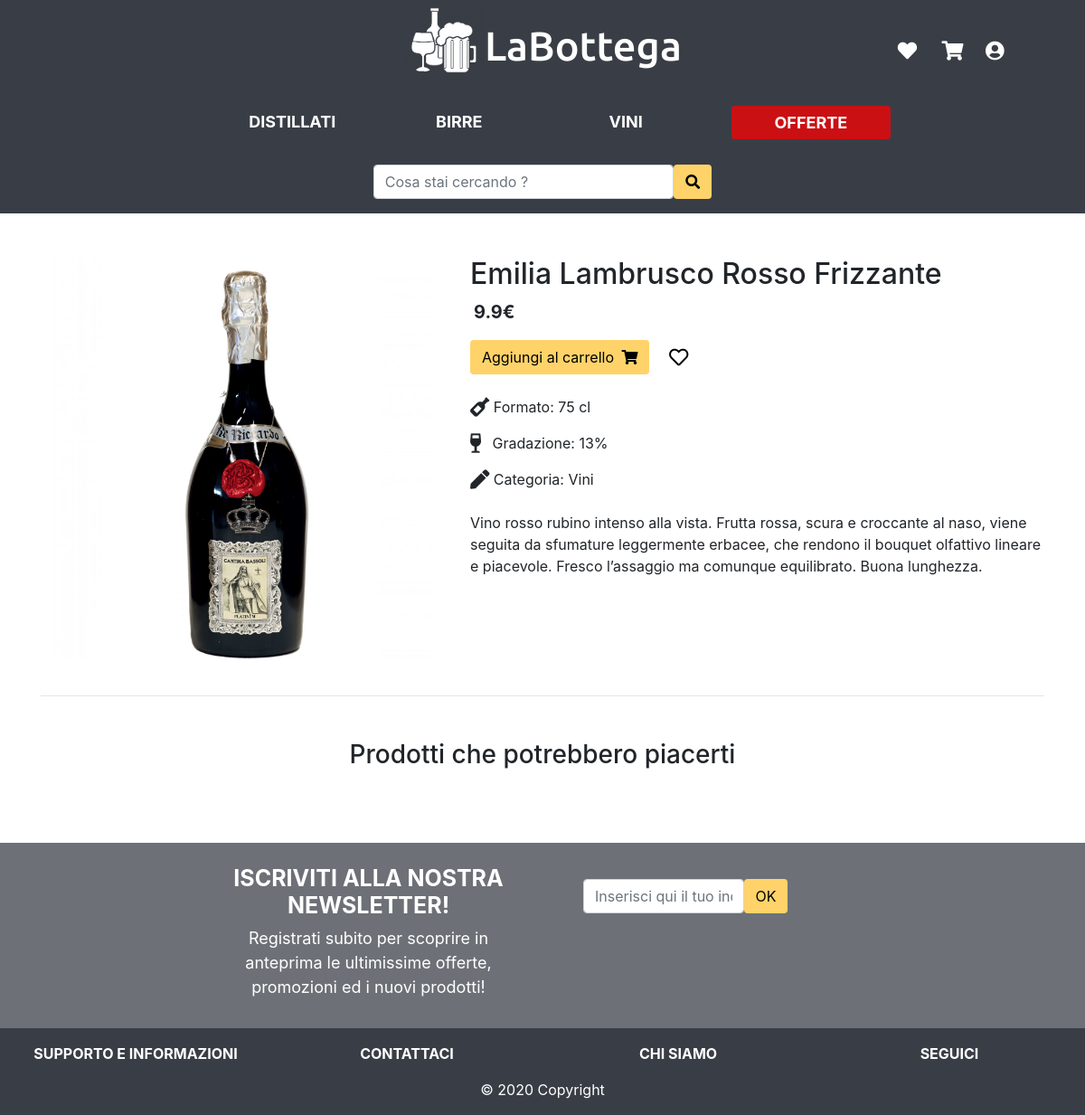
/prodotto.php?id=35, run on the app's committed database.
### tables this page shows
CREATE TABLE IF NOT EXISTS  `categorie` (
    `id` INT NOT NULL AUTO_INCREMENT,
    `nome` VARCHAR(15) NOT NULL,
    PRIMARY KEY (`id`)
);

CREATE TABLE IF NOT EXISTS `prodotti` (
    `id` INT NOT NULL AUTO_INCREMENT,
    `nome` VARCHAR(50) NOT NULL,
    `marca` VARCHAR(30) NOT NULL,
    `descrizione` VARCHAR(600) NOT NULL,
    `prezzo` FLOAT(10) NOT NULL,
    `immagine` VARCHAR(100) NOT NULL,
    `quantità` INT(3) NOT NULL,
    `idSottoCategoria` INT(11) NOT NULL,
    `dataInserimento` DATE DEFAULT CURRENT_DATE,
    `sconto` INT(3) DEFAULT 0,
    `gradazione` VARCHAR(20),
    `formato` VARCHAR(20),
    PRIMARY KEY (`id`),
    FOREIGN KEY (`idSottoCategoria`) REFERENCES `sottoCategorie`(`id`)
);

### prodotto.php (called while the page is built, shortened)
<?php
require_once 'bootstrap.php';
$templateParams["js"] = JS_ROOT."prodotto.js";
$templateParams["titolo"] = "LaBottega - Prodotto";
$templateParams["pagina"] = "prodotto_template.php";
$templateParams["categorie"] = $dbh->getCategories();
$templateParams["sottoCategorie"] = $dbh->getSubCategories();
$templateParams["prodottiConsigliati"] = [];
if (isset($_GET["id"])){
    $prodotto = $dbh->getProductById((int)$_GET["id"]);
    $consigliati = [];
    $templateParams["prodottiConsigliati"] = $consigliati;
}
require 'template/base.php';
?>

### utils/login-functions.php (called while the page is built, shortened)
<?php
function isUserLoggedIn(){
    return !empty($_SESSION['id']);
}
?>

### database/database.php (called while the page is built, shortened)
<?php
class DatabaseHelper
{
    private $db;
    public function __construct($servername, $username, $password, $dbname, $port)
    {
        $this->db = new mysqli($servername, $username, $password, $dbname, $port);
    }
    public function getProductById($productId)
    {
        $stmt = $this->db->prepare("SELECT ROUND((prezzo - prezzo*sconto/100), 2) as prezzoFin, prodotti.id as id, prodotti.nome as nome, marca, descrizione, prezzo, quantità, idSottoCategoria, immagine, sconto, dataInserimento, idCategoria, gradazione, formato, categorie.nome as nomeCategoria FROM prodotti, sottoCategorie, categorie WHERE prodotti.idSottoCategoria = sottoCategorie.id && sottoCategorie.idCategoria = categorie.id && prodotti.id = ?");
        $stmt->bind_param('i', $productId);
        $stmt->execute();
        $result = $stmt->get_result();
        $result = $result->fetch_all(MYSQLI_ASSOC);
        return $result[0];
    }
    public function getCategories()
    {
        $stmt = $this->db->prepare("SELECT id,nome FROM categorie");
        $stmt->execute();
        $result = $stmt->get_result();
        return $result->fetch_all(MYSQLI_ASSOC);
    }
    public function getSubCategories()
    {
        $stmt = $this->db->prepare("SELECT id,nome,idCategoria FROM sottoCategorie");
        $stmt->execute();
        $result = $stmt->get_result();
        return $result->fetch_all(MYSQLI_ASSOC);
    }
}
?>

### bootstrap.php (called while the page is built, shortened)
<?php
    require_once("database/database.php");
    require_once("utils/login-functions.php");
    $dbh = new DatabaseHelper("localhost", "root", "", "labottega", 3306);
?>

### template/prodotto_template.php (the view, shortened to what this page needs)
<div class="mt-5">
    <div class="container dark-grey-text mt-5">
        <div class="row">
            <div class="col-md-5 mb-4">
                <img src="<?php echo IMG_ROOT . $prodotto["immagine"]; ?>" class="img-fluid" alt="">
            </div>
            <div class="col-md-7 mb-4">
                <h2 class="text-center text-md-left"><?php echo $prodotto["nome"] ?></h2>
                <div class="text-center text-md-left">
                    <p class="lead">
                        <?php if ($prodotto["sconto"] > 0) : ?>
                            <span class="text-danger font-weight-bold"><?php echo $prodotto["prezzoFin"]; ?>€</span>
                            <span class="text-grey"><s><?php echo $prodotto["prezzo"]; ?>€</s></span>
                        <?php else : ?>
                            <span class="font-weight-bold mx-1"><?php echo $prodotto["prezzo"]; ?>€</span>
                        <?php endif; ?>
                    </p>
                    <div class="buttons">
                        <form class="addToCartForm d-inline justify-content-center justify-content-md-start">
                            <button class="btn addToCartButton" type="submit">Aggiungi al carrello
                                <i class="fas fa-shopping-cart ml-1"></i>
                            </button>
                        </form>
                        <?php if (isUserLoggedIn()) : ?>
                            <?php if (!in_array($prodotto["id"], $templateParams["wishlist"])) : ?>
                                <form class="d-inline addToWishListForm">
                                    <button class="btn bg-transparent px-3 material-tooltip-main">
                                        <i class="far fa-heart fa-lg"></i>
                                    </button>
                                    <input type="hidden" class="productId" value="<?php echo $prodotto["id"]; ?>" />
                                </form>
                            <?php else : ?>
                                <form class="d-inline removeFromWishListForm">
                                    <button class="btn bg-transparent px-3 material-tooltip-main">
                                        <i class="red-icon fas fa-heart fa-lg"></i>
                                    </button>
                                    <input type="hidden" class="productId" value="<?php echo $prodotto["id"]; ?>" />
                                </form>
                            <?php endif; ?>
                        <?php else : ?>
                            <a href="login.php">
                                <button class="btn bg-transparent px-3 material-tooltip-main">
                                    <i class="far fa-heart fa-lg"></i>
                                </button>
                            </a>
                        <?php endif; ?>
                    </div>
                    <ul class="mt-4 list-unstyled">
                        <li class="mt-3 ">
                            <i class="fas fa-lg fa-wine-bottle"></i>
                            <p class="d-inline">Formato: <?php echo $prodotto["formato"]; ?></p>
                        </li>
                        <li class="mt-3">
                            <i class="pr-2 fas fa-lg fa-wine-glass-alt"></i>
                            <p class="d-inline">Gradazione: <?php echo $prodotto["gradazione"]; ?>%</p>
                        </li>
                        <li class="mt-3">
                            <i class="fas fa-lg fa-pen"></i>
                            <p class="d-inline">Categoria: <?php echo $prodotto["nomeCategoria"]; ?></p>
                        </li>
                    </ul>
                <p class="mt-4"><?php echo $prodotto["descrizione"]; ?></p>
            </div>
        </div>
    </div>
    <hr />
</div>
<?php
require("prodotti_consigliati.php");
?>
</div>

### template/header.php (shortened to what this page needs)
<div class="header-section row align-items-center">
    <div class="col-md-3"></div>
    <div class="col-8 col-md-6">
        <div class="row justify-content-md-center">
            <img id="logo" src="public/img/logo2.png" alt="" />
            <h1 class="pt-4"><a class="text-white" href="index.php" id="title-link">LaBottega</a></h1>
        </div>
    </div>
    <div id="icon-container" class="text-right text-md-center col-4 pt-4 col-md-3 ">
        <div class="row">
        <div class="col-md-3"></div>
        <div class="col-md-6">
        <div class="row">
        <a href="lista_desideri.php" class="icon-link pr-md-2 col-4"><i class="white-icon fas fa-heart fa-lg"></i></a>
        <a href="carrello.php" class="icon-link pr-md-2 col-4"><i class="white-icon fas fa-shopping-cart fa-lg"></i></a>
        <?php if (isUserLoggedIn()) : ?>
            <a class="dropdown-toggle col-4" id="navbarDropdownMenuLink-4" data-toggle="dropdown" aria-haspopup="true" aria-expanded="false">
                <i class="white-icon fas fa-user-circle fa-lg"></i></a>
            <div class="dropdown-menu dropdown-menu-right dropdown-info" aria-labelledby="navbarDropdownMenuLink-4">
                <a class="dropdown-item" href="dashboard.php">Dashboard</a>
                <a class="dropdown-item" href="logout.php">Logout</a>
            </div>
        <?php else : ?>
            <a href="login.php" class="icon-link col-4"><i class="white-icon fas fa-user-circle fa-lg"></i></a>
        <?php endif; ?>
        </div>
        </div>
        <div class="col-md-3"></div>
    </div>
    </div>
</div>
<div class="row">
    <div class="col-12 col-md-12 p-0">
        <div class="header-section row pt-3 nopadding">
            <div class="col-md-2"></div>
            <div class="col-md-8">
                <nav class="navbar navbar-expand-md navbar-fixed-top justify-content-center">
                    <div class="collapse navbar-collapse" id="navbarNavDropdown">
                        <ul class="navbar-nav text-center col-md-12 nopadding">
                            <?php foreach ($templateParams["categorie"] as $categoria) : ?>
                                <li class="nav-item dropdown col-md-3">
                                    <a class="nav-link text-uppercase" href="prodotti.php?cat=<?php echo $categoria["id"]; ?>"><?php echo $categoria["nome"]; ?></a>
                                </li>
                            <?php endforeach; ?>
                            <li class="nav-item col-md-3">
                                <a class="btn nav-link" href="prodotti.php?sales=1"><span class="rounded offerte px-md-5 px-3 py-2 text-white font-weight-bold">OFFERTE</span></a>
                            </li>
                        </ul>
                    </div>
                </nav>
            </div>
            <div class="col-md-2"></div>
        </div>
    </div>
</div>
<div class="header-section row py-3">
    <div class="col-md-3"></div>
    <div class="col-md-6">
        <form class="form-inline justify-content-center" action="prodotti.php" method="GET">
            <input class="form-control col-9 col-md-7" name="cerca" type="text" placeholder="Cosa stai cercando ?" />
            <button class="btn btn-search" type="submit">
                <i class="fas fa-search"></i>
            </button>
        </form>
    </div>
    <div class="col-md-3"></div>
</div>

### public/css/style.css (style rules this page uses)
.header-section { background-color: #393e46; }
.white-icon { color: white !important; }
input, textarea { border: 1px solid #eeeeee; box-sizing: border-box; margin: 0; outline: none; padding: 10px; }
img#logo { width: 60px; }
.addToCartButton { background-color: #ffd369; color: #000; font-weight: bold; }
h1 { font-size: 30px !important; padding-top: 10px; font-family: 'Ubuntu', sans-serif !important; }
a#title-link { color:rgb(0, 0, 0); text-decoration: none; }
.nav-link { font-weight: bold; color:rgb(255, 255, 255); font-size: 18px; }
span.offerte { background-color: rgba(255, 0, 0, 0.733); color: black; font-weight: bold; }
.btn-search { color: #000; font-weight: bold; background-color: #ffd369; }
@media (min-width:576px) { h1 { font-size: 40px !important; } }
@media (min-width:576px) { img#logo { width:80px !important; } }
@media (min-width:768px) { h1 { font-size: 45px !important; } }
@media (min-width:768px) { img#logo { width:90px !important; } }
@media (min-width:768px) { .nav-link, .offerte { font-size: 18px ; } }
.nopadding { padding:0 !important; margin:0 !important; }

### data on the page
categorie: nome "DISTILLATI"
categorie: nome "BIRRE"
categorie: nome "VINI"
prodotti: immagine (picture), nome "Emilia Lambrusco Rosso Frizzante", prezzo "9.9", formato "75 cl", gradazione "13", categorie.nome "Vini", descrizione "Vino rosso rubino intenso alla vista. Frutta rossa, scura e croccante al naso, viene seguita da sfumature leggermente erbacee, che rendono il bouquet olfattivo lineare e piacevole. Fresco l’assaggio ma comunque equilibrato. Buona lunghezza."
